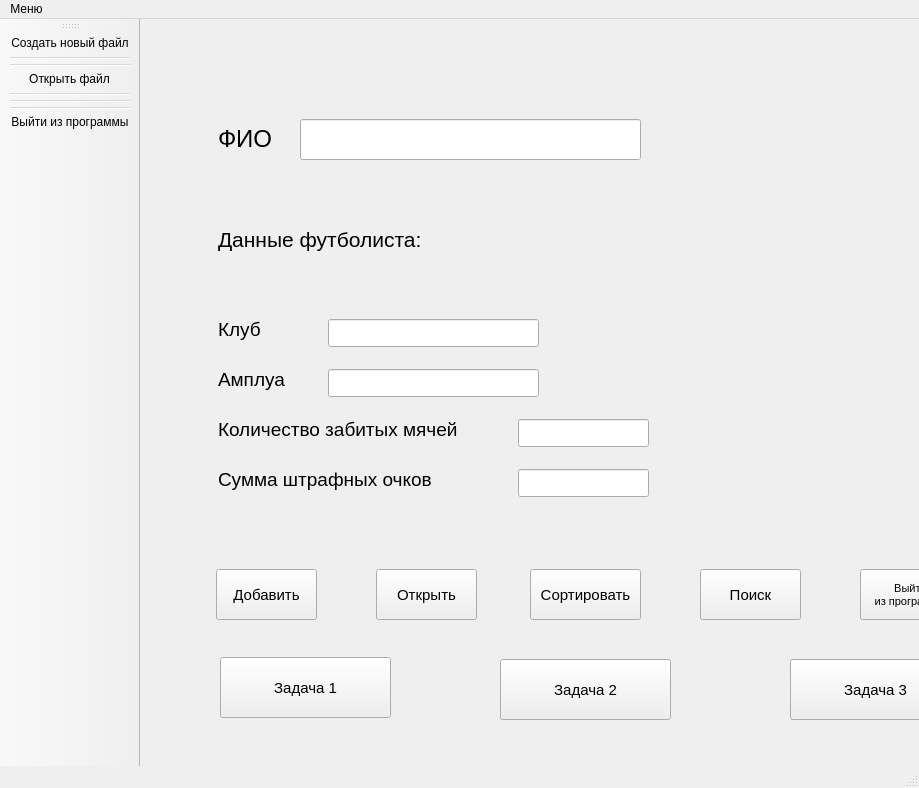
<?xml version="1.0" encoding="UTF-8"?>
<ui version="4.0">
 <class>MainWindow</class>
 <widget class="QMainWindow" name="MainWindow">
  <property name="geometry">
   <rect>
    <x>0</x>
    <y>0</y>
    <width>919</width>
    <height>788</height>
   </rect>
  </property>
  <property name="windowTitle">
   <string>MainWindow</string>
  </property>
  <property name="styleSheet">
   <string notr="true">MainWindow {
	background-color: rgb(126,33,245);
background: linear-gradient(90deg, rgba(126,33,245,1) 0%, rgba(102,22,221,1) 33%, rgba(81,29,184,1) 63%, rgba(0,212,255,1) 100%);
}</string>
  </property>
  <widget class="QWidget" name="centralwidget">
   <widget class="QLabel" name="label">
    <property name="geometry">
     <rect>
      <x>78</x>
      <y>100</y>
      <width>71</width>
      <height>41</height>
     </rect>
    </property>
    <property name="text">
     <string>&lt;html&gt;&lt;head/&gt;&lt;body&gt;&lt;p&gt;&lt;span style=&quot; font-size:18pt;&quot;&gt;ФИО&lt;/span&gt;&lt;/p&gt;&lt;/body&gt;&lt;/html&gt;</string>
    </property>
   </widget>
   <widget class="QLabel" name="label_2">
    <property name="geometry">
     <rect>
      <x>78</x>
      <y>200</y>
      <width>261</width>
      <height>41</height>
     </rect>
    </property>
    <property name="text">
     <string>&lt;html&gt;&lt;head/&gt;&lt;body&gt;&lt;p&gt;&lt;span style=&quot; font-size:16pt;&quot;&gt;Данные футболиста:&lt;/span&gt;&lt;/p&gt;&lt;/body&gt;&lt;/html&gt;</string>
    </property>
   </widget>
   <widget class="QLabel" name="label_3">
    <property name="geometry">
     <rect>
      <x>78</x>
      <y>290</y>
      <width>91</width>
      <height>41</height>
     </rect>
    </property>
    <property name="text">
     <string>&lt;html&gt;&lt;head/&gt;&lt;body&gt;&lt;p&gt;&lt;span style=&quot; font-size:14pt;&quot;&gt;Клуб&lt;/span&gt;&lt;/p&gt;&lt;/body&gt;&lt;/html&gt;</string>
    </property>
   </widget>
   <widget class="QLabel" name="label_4">
    <property name="geometry">
     <rect>
      <x>78</x>
      <y>440</y>
      <width>261</width>
      <height>41</height>
     </rect>
    </property>
    <property name="text">
     <string>&lt;html&gt;&lt;head/&gt;&lt;body&gt;&lt;p&gt;&lt;span style=&quot; font-size:14pt;&quot;&gt;Сумма штрафных очков&lt;/span&gt;&lt;/p&gt;&lt;/body&gt;&lt;/html&gt;</string>
    </property>
   </widget>
   <widget class="QLabel" name="label_5">
    <property name="geometry">
     <rect>
      <x>78</x>
      <y>390</y>
      <width>291</width>
      <height>41</height>
     </rect>
    </property>
    <property name="text">
     <string>&lt;html&gt;&lt;head/&gt;&lt;body&gt;&lt;p&gt;&lt;span style=&quot; font-size:14pt;&quot;&gt;Количество забитых мячей&lt;/span&gt;&lt;/p&gt;&lt;/body&gt;&lt;/html&gt;</string>
    </property>
   </widget>
   <widget class="QLabel" name="label_6">
    <property name="geometry">
     <rect>
      <x>78</x>
      <y>340</y>
      <width>91</width>
      <height>41</height>
     </rect>
    </property>
    <property name="text">
     <string>&lt;html&gt;&lt;head/&gt;&lt;body&gt;&lt;p&gt;&lt;span style=&quot; font-size:14pt;&quot;&gt;Амплуа&lt;/span&gt;&lt;/p&gt;&lt;/body&gt;&lt;/html&gt;</string>
    </property>
   </widget>
   <widget class="QLineEdit" name="lineEdit_2">
    <property name="geometry">
     <rect>
      <x>188</x>
      <y>300</y>
      <width>211</width>
      <height>28</height>
     </rect>
    </property>
    <property name="font">
     <font>
      <pointsize>12</pointsize>
     </font>
    </property>
   </widget>
   <widget class="QLineEdit" name="lineEdit_3">
    <property name="geometry">
     <rect>
      <x>188</x>
      <y>350</y>
      <width>211</width>
      <height>28</height>
     </rect>
    </property>
    <property name="font">
     <font>
      <pointsize>12</pointsize>
     </font>
    </property>
   </widget>
   <widget class="QLineEdit" name="lineEdit_4">
    <property name="geometry">
     <rect>
      <x>378</x>
      <y>400</y>
      <width>131</width>
      <height>28</height>
     </rect>
    </property>
    <property name="font">
     <font>
      <pointsize>12</pointsize>
     </font>
    </property>
   </widget>
   <widget class="QLineEdit" name="lineEdit_5">
    <property name="geometry">
     <rect>
      <x>378</x>
      <y>450</y>
      <width>131</width>
      <height>28</height>
     </rect>
    </property>
    <property name="font">
     <font>
      <pointsize>12</pointsize>
     </font>
    </property>
   </widget>
   <widget class="QPushButton" name="pushButton_5">
    <property name="geometry">
     <rect>
      <x>560</x>
      <y>550</y>
      <width>101</width>
      <height>51</height>
     </rect>
    </property>
    <property name="font">
     <font>
      <pointsize>11</pointsize>
     </font>
    </property>
    <property name="text">
     <string>Поиск</string>
    </property>
   </widget>
   <widget class="QPushButton" name="pushButton">
    <property name="geometry">
     <rect>
      <x>76</x>
      <y>550</y>
      <width>101</width>
      <height>51</height>
     </rect>
    </property>
    <property name="font">
     <font>
      <pointsize>11</pointsize>
     </font>
    </property>
    <property name="text">
     <string>Добавить</string>
    </property>
   </widget>
   <widget class="QPushButton" name="pushButton_4">
    <property name="geometry">
     <rect>
      <x>236</x>
      <y>550</y>
      <width>101</width>
      <height>51</height>
     </rect>
    </property>
    <property name="font">
     <font>
      <pointsize>11</pointsize>
     </font>
    </property>
    <property name="text">
     <string>Открыть</string>
    </property>
   </widget>
   <widget class="QPushButton" name="pushButton_2">
    <property name="geometry">
     <rect>
      <x>720</x>
      <y>550</y>
      <width>101</width>
      <height>51</height>
     </rect>
    </property>
    <property name="font">
     <font>
      <pointsize>8</pointsize>
     </font>
    </property>
    <property name="text">
     <string>Выйти
из программы</string>
    </property>
   </widget>
   <widget class="QPushButton" name="pushButton_7">
    <property name="geometry">
     <rect>
      <x>390</x>
      <y>550</y>
      <width>111</width>
      <height>51</height>
     </rect>
    </property>
    <property name="font">
     <font>
      <pointsize>11</pointsize>
     </font>
    </property>
    <property name="text">
     <string>Сортировать</string>
    </property>
   </widget>
   <widget class="QLineEdit" name="lineEdit">
    <property name="geometry">
     <rect>
      <x>160</x>
      <y>100</y>
      <width>341</width>
      <height>41</height>
     </rect>
    </property>
    <property name="font">
     <font>
      <pointsize>14</pointsize>
     </font>
    </property>
   </widget>
   <widget class="QLabel" name="label_7">
    <property name="geometry">
     <rect>
      <x>552</x>
      <y>69</y>
      <width>251</width>
      <height>421</height>
     </rect>
    </property>
    <property name="font">
     <font>
      <pointsize>10</pointsize>
     </font>
    </property>
    <property name="styleSheet">
     <string notr="true">label_7 {
	border: 1px solid red; 
	padding: 2px solid black;
};</string>
    </property>
    <property name="text">
     <string/>
    </property>
   </widget>
   <widget class="QPushButton" name="pushButton_3">
    <property name="geometry">
     <rect>
      <x>80</x>
      <y>638</y>
      <width>171</width>
      <height>61</height>
     </rect>
    </property>
    <property name="font">
     <font>
      <pointsize>11</pointsize>
     </font>
    </property>
    <property name="text">
     <string>Задача 1</string>
    </property>
   </widget>
   <widget class="QPushButton" name="pushButton_6">
    <property name="geometry">
     <rect>
      <x>360</x>
      <y>640</y>
      <width>171</width>
      <height>61</height>
     </rect>
    </property>
    <property name="font">
     <font>
      <pointsize>11</pointsize>
     </font>
    </property>
    <property name="text">
     <string>Задача 2</string>
    </property>
   </widget>
   <widget class="QPushButton" name="pushButton_8">
    <property name="geometry">
     <rect>
      <x>650</x>
      <y>640</y>
      <width>171</width>
      <height>61</height>
     </rect>
    </property>
    <property name="font">
     <font>
      <pointsize>11</pointsize>
     </font>
    </property>
    <property name="text">
     <string>Задача 3</string>
    </property>
   </widget>
  </widget>
  <widget class="QMenuBar" name="menuBar">
   <property name="geometry">
    <rect>
     <x>0</x>
     <y>0</y>
     <width>919</width>
     <height>25</height>
    </rect>
   </property>
   <widget class="QMenu" name="menu">
    <property name="title">
     <string>Меню</string>
    </property>
    <addaction name="action_4"/>
    <addaction name="actionCreated_by"/>
   </widget>
   <addaction name="menu"/>
  </widget>
  <widget class="QStatusBar" name="statusbar"/>
  <widget class="QToolBar" name="toolBar_2">
   <property name="windowTitle">
    <string>toolBar_2</string>
   </property>
   <attribute name="toolBarArea">
    <enum>LeftToolBarArea</enum>
   </attribute>
   <attribute name="toolBarBreak">
    <bool>false</bool>
   </attribute>
   <addaction name="action"/>
   <addaction name="separator"/>
   <addaction name="separator"/>
   <addaction name="action_2"/>
   <addaction name="separator"/>
   <addaction name="separator"/>
   <addaction name="separator"/>
   <addaction name="action_3"/>
  </widget>
  <action name="action">
   <property name="icon">
    <iconset>
     <normaloff>../../Downloads/qexda3lVqq3VOeNLBD86mvwbrcooyWPwpmG1fgYvnZ2FqZPMutbgU86g-xxo4RTVpACxMUncz8G3vvlzGgQkzdyoOH8Nkd4cUHw36nF_uqqsOngeGdimUOOwEVvDns19QGyjzc-GZCMb1G98OGKCUjN3Euav683TYB9c9q9BJQy53K6JzUUruSf5sh03TdjJrrrKOWmrd9FTEaWJs3_ar.webp</normaloff>../../Downloads/qexda3lVqq3VOeNLBD86mvwbrcooyWPwpmG1fgYvnZ2FqZPMutbgU86g-xxo4RTVpACxMUncz8G3vvlzGgQkzdyoOH8Nkd4cUHw36nF_uqqsOngeGdimUOOwEVvDns19QGyjzc-GZCMb1G98OGKCUjN3Euav683TYB9c9q9BJQy53K6JzUUruSf5sh03TdjJrrrKOWmrd9FTEaWJs3_ar.webp</iconset>
   </property>
   <property name="text">
    <string>Создать новый файл</string>
   </property>
  </action>
  <action name="action_2">
   <property name="icon">
    <iconset>
     <normaloff>../../Downloads/i.webp</normaloff>../../Downloads/i.webp</iconset>
   </property>
   <property name="text">
    <string>Открыть файл</string>
   </property>
  </action>
  <action name="action_3">
   <property name="icon">
    <iconset>
     <normaloff>../../Downloads/i (1).webp</normaloff>../../Downloads/i (1).webp</iconset>
   </property>
   <property name="text">
    <string>Выйти из программы</string>
   </property>
  </action>
  <action name="action_4">
   <property name="text">
    <string>Задача</string>
   </property>
  </action>
  <action name="actionCreated_by">
   <property name="text">
    <string>Created by...</string>
   </property>
  </action>
 </widget>
 <resources/>
 <connections/>
</ui>
